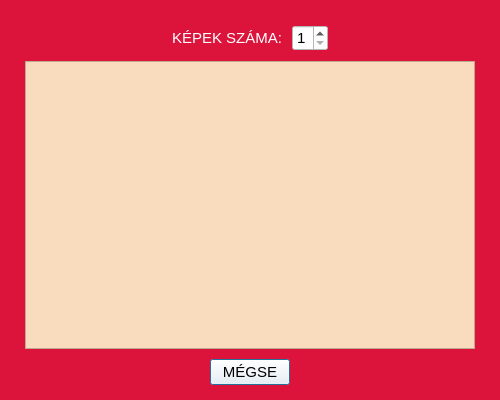
<?xml version="1.0" encoding="UTF-8"?>
<ui version="4.0">
 <class>ElrendezesValaszto</class>
 <widget class="QDialog" name="ElrendezesValaszto">
  <property name="geometry">
   <rect>
    <x>0</x>
    <y>0</y>
    <width>500</width>
    <height>400</height>
   </rect>
  </property>
  <property name="windowTitle">
   <string>Elrendezés Választó</string>
  </property>
  <property name="styleSheet">
   <string notr="true">background-color: rgb(220, 20, 60);</string>
  </property>
  <layout class="QVBoxLayout" name="verticalLayout">
   <property name="spacing">
    <number>10</number>
   </property>
   <property name="leftMargin">
    <number>25</number>
   </property>
   <property name="topMargin">
    <number>25</number>
   </property>
   <property name="rightMargin">
    <number>25</number>
   </property>
   <property name="bottomMargin">
    <number>15</number>
   </property>
   <item>
    <layout class="QHBoxLayout" name="horizontalLayout">
     <property name="bottomMargin">
      <number>0</number>
     </property>
     <item>
      <spacer name="horizontalSpacer">
       <property name="orientation">
        <enum>Qt::Horizontal</enum>
       </property>
       <property name="sizeHint" stdset="0">
        <size>
         <width>40</width>
         <height>20</height>
        </size>
       </property>
      </spacer>
     </item>
     <item>
      <widget class="QLabel" name="label">
       <property name="font">
        <font>
         <pointsize>11</pointsize>
        </font>
       </property>
       <property name="styleSheet">
        <string notr="true">color: rgb(255, 255, 255);</string>
       </property>
       <property name="text">
        <string>KÉPEK SZÁMA:</string>
       </property>
       <property name="alignment">
        <set>Qt::AlignRight|Qt::AlignTrailing|Qt::AlignVCenter</set>
       </property>
      </widget>
     </item>
     <item>
      <widget class="QSpinBox" name="kepekSzamaSpinBox">
       <property name="font">
        <font>
         <pointsize>11</pointsize>
        </font>
       </property>
       <property name="styleSheet">
        <string notr="true">color: rgb(0, 0, 0);
background-color: rgb(255, 255, 255);</string>
       </property>
       <property name="suffix">
        <string/>
       </property>
       <property name="minimum">
        <number>1</number>
       </property>
       <property name="maximum">
        <number>4</number>
       </property>
      </widget>
     </item>
     <item>
      <spacer name="horizontalSpacer_2">
       <property name="orientation">
        <enum>Qt::Horizontal</enum>
       </property>
       <property name="sizeHint" stdset="0">
        <size>
         <width>40</width>
         <height>20</height>
        </size>
       </property>
      </spacer>
     </item>
    </layout>
   </item>
   <item>
    <widget class="QScrollArea" name="scrollArea">
     <property name="styleSheet">
      <string notr="true">background-color: rgb(249, 219, 189);</string>
     </property>
     <property name="widgetResizable">
      <bool>true</bool>
     </property>
     <widget class="QWidget" name="scrollAreaWidgetContents">
      <property name="geometry">
       <rect>
        <x>0</x>
        <y>0</y>
        <width>448</width>
        <height>278</height>
       </rect>
      </property>
      <layout class="QGridLayout" name="gridLayout_2">
       <property name="leftMargin">
        <number>0</number>
       </property>
       <property name="topMargin">
        <number>0</number>
       </property>
       <property name="rightMargin">
        <number>0</number>
       </property>
       <property name="bottomMargin">
        <number>0</number>
       </property>
       <property name="spacing">
        <number>0</number>
       </property>
       <item row="0" column="0">
        <layout class="QGridLayout" name="gridLayout">
         <property name="leftMargin">
          <number>10</number>
         </property>
         <property name="topMargin">
          <number>10</number>
         </property>
         <property name="rightMargin">
          <number>10</number>
         </property>
         <property name="bottomMargin">
          <number>10</number>
         </property>
        </layout>
       </item>
      </layout>
     </widget>
    </widget>
   </item>
   <item>
    <layout class="QHBoxLayout" name="horizontalLayout_2">
     <property name="bottomMargin">
      <number>0</number>
     </property>
     <item>
      <spacer name="horizontalSpacer_3">
       <property name="orientation">
        <enum>Qt::Horizontal</enum>
       </property>
       <property name="sizeHint" stdset="0">
        <size>
         <width>40</width>
         <height>20</height>
        </size>
       </property>
      </spacer>
     </item>
     <item>
      <widget class="QPushButton" name="megsePushButton">
       <property name="font">
        <font>
         <pointsize>11</pointsize>
        </font>
       </property>
       <property name="styleSheet">
        <string notr="true">color: rgb(0, 0, 0);
background-color: rgb(255, 255, 255);</string>
       </property>
       <property name="text">
        <string>MÉGSE</string>
       </property>
      </widget>
     </item>
     <item>
      <spacer name="horizontalSpacer_5">
       <property name="orientation">
        <enum>Qt::Horizontal</enum>
       </property>
       <property name="sizeHint" stdset="0">
        <size>
         <width>40</width>
         <height>20</height>
        </size>
       </property>
      </spacer>
     </item>
    </layout>
   </item>
  </layout>
 </widget>
 <resources/>
 <connections/>
</ui>
